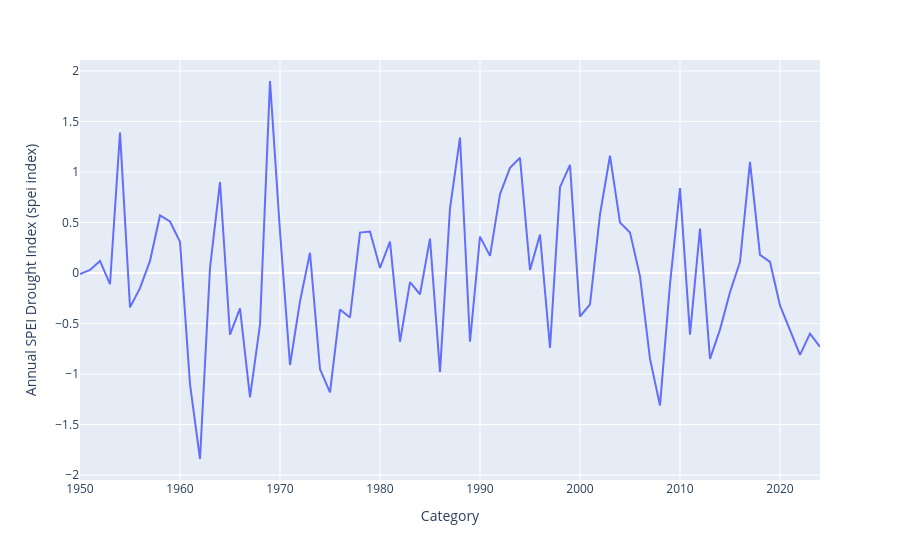

Here is the notebook cell this chart was saved with:
### Code cell
line = px.line(df2, x='Category',y='Annual SPEI Drought Index (spei index)')
line.show()

### Figure 1 — Plotly figure (JSON) as saved in the notebook; plotly's stock layout.template omitted (floating-point values rounded to 4 significant figures)
{"data": [{"hovertemplate": "Category=%{x}<br>Annual SPEI Drought Index (spei index)=%{y}<extra></extra>", "legendgroup": "", "line": {"color": "#636efa", "dash": "solid"}, "marker": {"symbol": "circle"}, "mode": "lines", "name": "", "orientation": "v", "showlegend": false, "type": "scatter", "x": [1950, 1951, 1952, 1953, 1954, 1955, 1956, 1957, 1958, 1959, 1960, 1961, 1962, 1963, 1964, 1965, 1966, 1967, 1968, 1969, 1970, 1971, 1972, 1973, 1974, 1975, 1976, 1977, 1978, 1979, 1980, 1981, 1982, 1983, 1984, 1985, 1986, 1987, 1988, 1989, 1990, 1991, 1992, 1993, 1994, 1995, 1996, 1997, 1998, 1999, 2000, 2001, 2002, 2003, 2004, 2005, 2006, 2007, 2008, 2009, 2010, 2011, 2012, 2013, 2014, 2015, 2016, 2017, 2018, 2019, 2020, 2021, 2022, 2023, 2024], "xaxis": "x", "y": [-0.01041, 0.03, 0.12, -0.11, 1.39, -0.34, -0.15, 0.12, 0.57, 0.51, 0.31, -1.1, -1.84, 0.05, 0.9, -0.61, -0.35, -1.23, -0.51, 1.9, 0.41, -0.91, -0.28, 0.2, -0.95, -1.18, -0.36, -0.44, 0.4, 0.41, 0.05, 0.31, -0.68, -0.09, -0.21, 0.34, -0.98, 0.64, 1.34, -0.68, 0.36, 0.17, 0.78, 1.04, 1.14, 0.03, 0.38, -0.74, 0.85, 1.07, -0.43, -0.31, 0.58, 1.16, 0.5, 0.4, -0.03, -0.85, -1.31, -0.11, 0.84, -0.61, 0.44, -0.85, -0.56, -0.19, 0.11, 1.1, 0.18, 0.11, -0.32, -0.56, -0.81, -0.6, -0.73], "yaxis": "y"}], "layout": {"legend": {"tracegroupgap": 0}, "margin": {"t": 60}, "xaxis": {"anchor": "y", "domain": [0, 1], "title": {"text": "Category"}}, "yaxis": {"anchor": "x", "domain": [0, 1], "title": {"text": "Annual SPEI Drought Index (spei index)"}}}}
